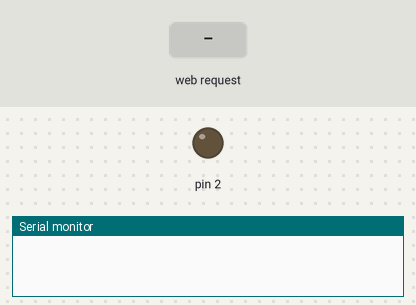
The sketch below on a simulated Arduino Uno, built for the host (arithmetic inside an expression is 32-bit, double 64-bit). On the bench: output pins drawn as LEDs (lit = HIGH), the last lines printed to the serial monitor. The inputs (shaded band) are chosen by the test bench. WiFi joins after 1.5 s; servers stay silent unless stated.

Above: at 1.2 s.
1.3 s: HTTP request GET /?LEd2=2 received
At 2.5 s:
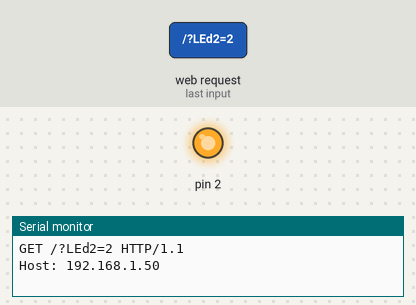
Timing chart, 0 to 4.3 s (numbered marks = the images above; inputs shaded):
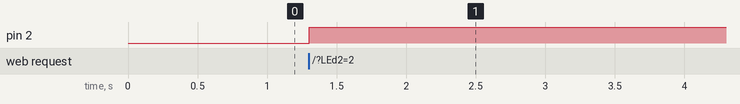

Measured:
- after the input at 1.3 s, pin 2: LOW → HIGH at once

The sketch:

Car.ino
```cpp
#include<SPI.h>
#include<Ethernet.h>
byte mac[]={0xDE,0xAD,0xBE,0xEF,0xFE,0xED};
IPAddress ip(10,0,0,20);
EthernetServer server(80);
String HTTP_req;
boolean LED_status=0;
void setup() {
  // put your setup code here, to run once:
 Ethernet.begin(mac,ip);
    server.begin();
    Serial.begin(9600);
    pinMode(2,OUTPUT);
}

void loop() {
  // put your main code here, to run repeatedly:
   EthernetClient client=server.available();
   if(client){
     boolean currentLineIsBlank=true;
     while(client.connected()){
       if(client.available()){
         char c=client.read();
         HTTP_req+=c;
         if(c=='\n' && currentLineIsBlank){
           client.println("HTTP/1.1 200 OK");
           client.println("Content-Type:text/html");
           client.println("Connection:close");
             client.println();
         client.println("<html><head><title>Garage Control</title></head>");
           client.println("<body><form method=\"get\">");
           ProcessCheckbox(client);
             client.println("</form></body></html>");
             Serial.print(HTTP_req);
             HTTP_req="";
             break;
         }
         if(c=='\n'){
           currentLineIsBlank=true;
         }
         else if(c!='\r'){
           currentLineIsBlank=false;
         }
       }
     }
     delay(1);
     client.stop();
   }
}
void ProcessCheckbox(EthernetClient cl){

         if(HTTP_req.indexOf("LEd2=2")>-1){
           if(LED_status){
            LED_status=0;
           }
           else
           {
             LED_status=1;
           }
         }
           if(LED_status){
             digitalWrite(2,HIGH);
             cl.println("<input type=\"checkbox\" name=\"LED2\" value=\"2\" onselect=\"submit();\">led2");
           }
            else
           {
             digitalWrite(2,LOW);
             cl.println("<input type=\"checkbox\" name=\"LED2\" value=\"2\" onselect=\"submit();\">led2");
           }

}
```
